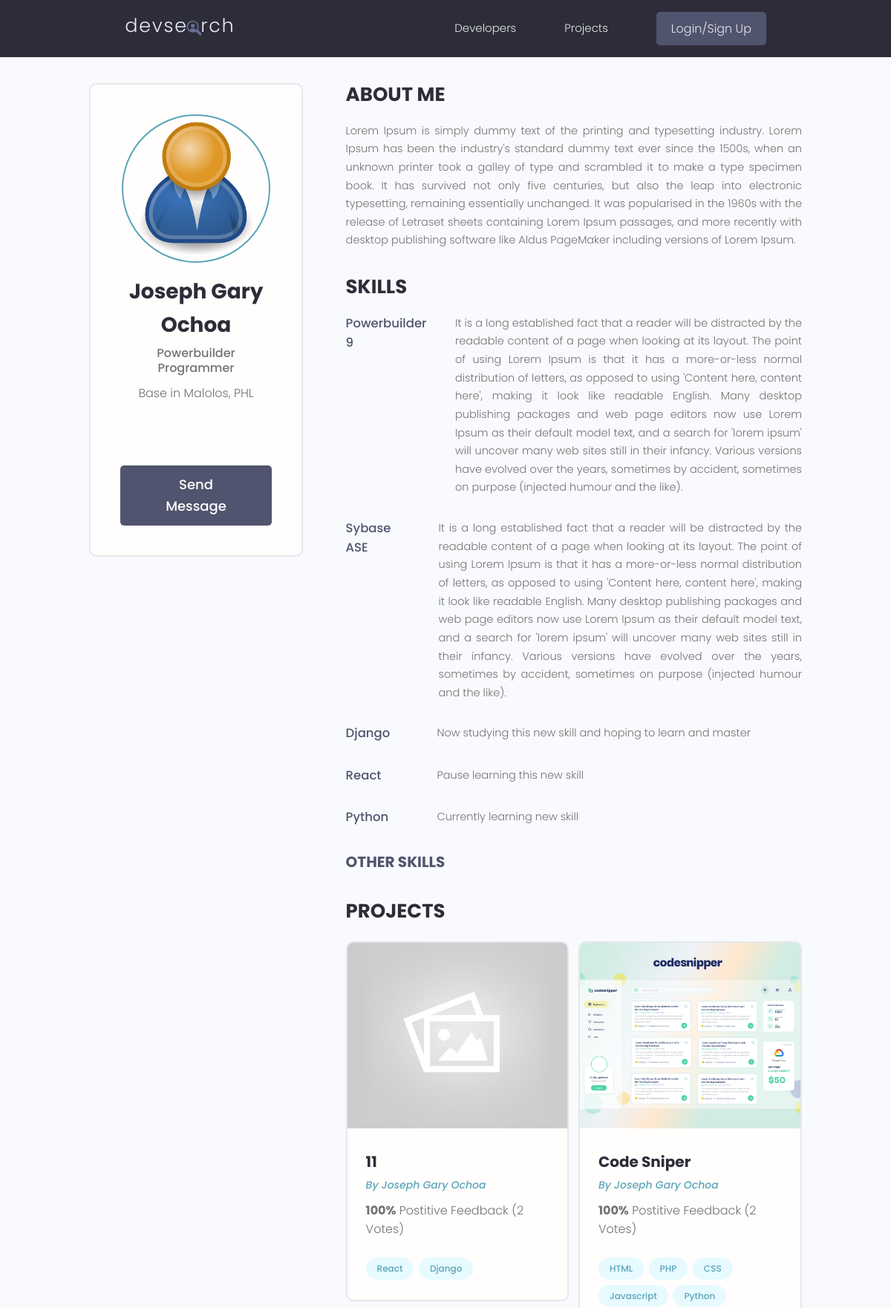
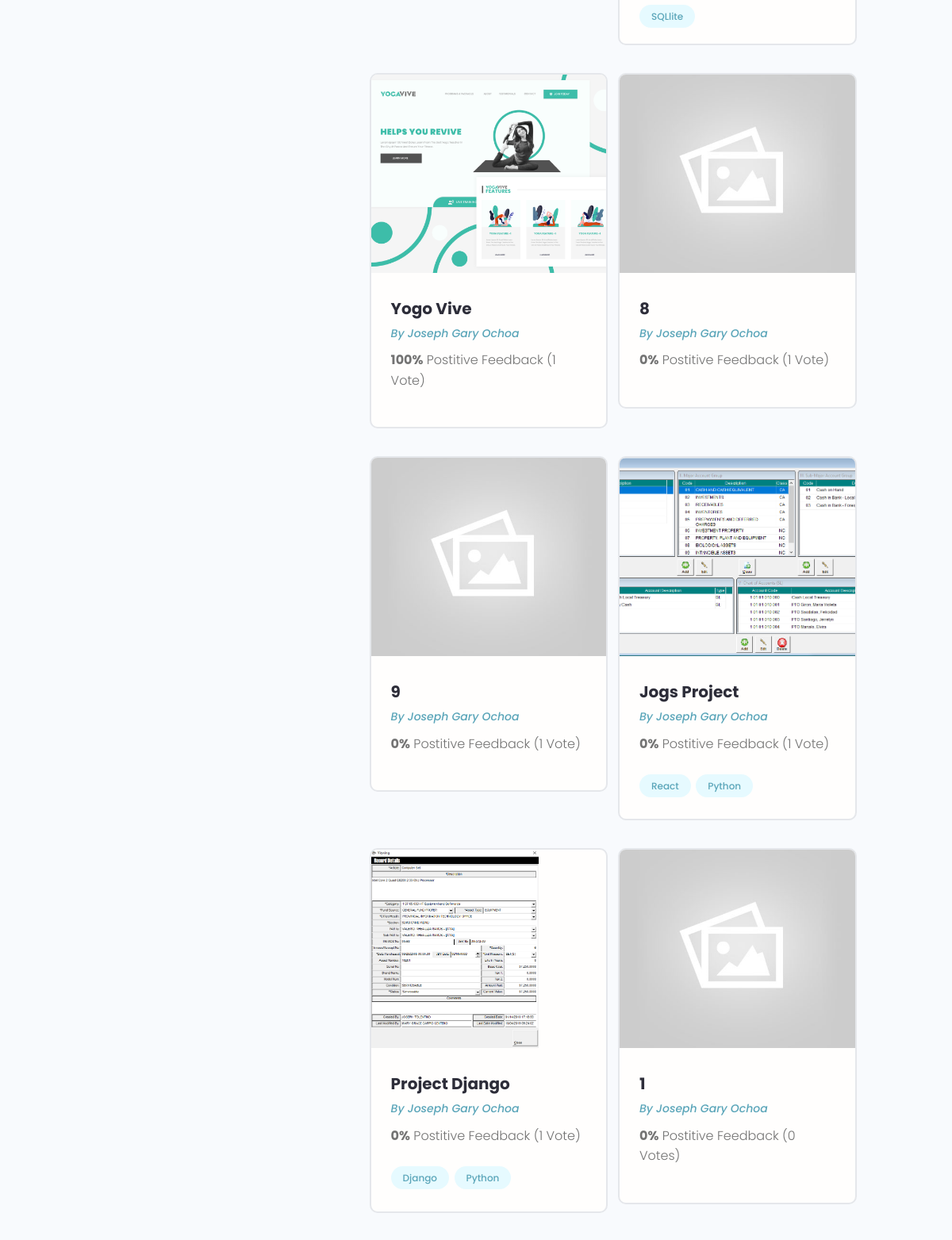
Page /profile/ff506b07-be8a-484d-8fc5-ccebfa3e2d2d/ (upper part) on the committed database (2 pictures, top to bottom).
### users/models.py (models this page shows, shortened)
class Profile(models.Model):
    user = models.OneToOneField( User, on_delete=models.CASCADE, blank=True, null=True)
    name = models.CharField(max_length=200, blank=True, null=True)
    email = models.EmailField(max_length=500, blank=True, null=True)
    username = models.CharField(max_length=200, blank=True, null=True)
    location = models.CharField(max_length=200, blank=True, null=True)
    short_intro = models.CharField(max_length=500, blank=True, null=True)
    bio = models.TextField(blank=True, null=True)
    profile_image = models.ImageField(blank=True, null=True, upload_to='profiles/', default='profiles/user-default.png')
    social_github = models.CharField(max_length=200, blank=True, null=True)
    social_twitter = models.CharField(max_length=200, blank=True, null=True)
    social_linkedin = models.CharField(max_length=200, blank=True, null=True)
    social_youtube = models.CharField(max_length=200, blank=True, null=True)
    social_website = models.CharField(max_length=200, blank=True, null=True)
    created = models.DateTimeField(auto_now_add=True)
    id = models.UUIDField(default=uuid.uuid4, unique=True,
                        primary_key=True, editable=False)
    class Meta:
        ordering = ['created']
    @property
    def imageURL(self):
        try:
            url = self.profile_image.url
        except:
            url = ''
        return url

class Skill(models.Model):
    owner = models.ForeignKey(Profile, blank=True, null=True, on_delete=models.CASCADE)
    name = models.CharField(max_length=200, blank=True, null=True)
    description = models.TextField(blank=True, null=True)
    created = models.DateTimeField(auto_now_add=True)
    id = models.UUIDField(default=uuid.uuid4, unique=True,
                        primary_key=True, editable=False)

### projects/models.py (models this page shows, shortened)
class Project(models.Model):
    owner = models.ForeignKey(Profile, null=True, blank=True, on_delete=models.CASCADE)
    title = models.CharField(max_length=200)
    description = models.TextField(null=True, blank=True)
    featured_image = models.ImageField(null=True, blank=True, default="default.jpg")
    demo_link = models.CharField(max_length=2000, null=True, blank=True)
    source_link = models.CharField(max_length=2000, null=True, blank=True)
    tags = models.ManyToManyField('Tag', blank=True)
    vote_total = models.IntegerField(default=0, null=True, blank=True)
    vote_ratio = models.IntegerField(default=0, null=True, blank=True)
    created = models.DateTimeField(auto_now_add=True)
    id = models.UUIDField(default=uuid.uuid4, unique=True,
                        primary_key=True, editable=False)
    class Meta:
        ordering = ['-vote_ratio', '-vote_total', 'title']
    @property
    def imageURL(self):
        try:
            url = self.featured_image.url
        except:
            url = ''
        return url

class Tag(models.Model):
    name = models.CharField(max_length=200)
    created = models.DateTimeField(auto_now_add=True)
    id = models.UUIDField(default=uuid.uuid4, unique=True,
                        primary_key=True, editable=False)
    def __str__(self):
        return self.name

### users/views.py (the view)
# urls.py: path('profile/<str:pk>/', views.userProfile, name='user-profile'),
def userProfile(request, pk):
    profile = Profile.objects.get(pk=pk)
    topSkills = profile.skill_set.exclude(description__exact="")
    otherSkills = profile.skill_set.filter(description="")
    context = {'profile':profile, 'topSkills':topSkills, 'otherSkills':otherSkills}
    return render(request, 'users/user-profile.html', context)

### users/templates/users/user-profile.html (shortened to what this page needs)
{% extends 'main.html' %}
{% block content %}
  <main class="profile my-md">
    <div class="container">
      <div class="layout">
        <div class="column column--1of3">
          <div class="card text-center">
            <div class="card__body dev">
              <img class="avatar avatar--xl" src="{{ profile.imageURL }}" />
              <h2 class="dev__name">{{profile.name}}</h2>
              <p class="dev__title">{{profile.short_intro}}</p>
              <p class="dev__location">Base in {{profile.location}}</p>
              <ul class="dev__social">
              </ul>
              {% if request.user.profile != profile %}
                <a href="{% url 'create-message' profile.id %}" class="btn btn--sub btn--lg">Send Message </a>
              {% endif %}
            </div>
          </div>
        </div>
        <div class="column column--2of3">
          <div class="devInfo">
            <h3 class="devInfo__title">About Me</h3>
            <p class="devInfo__about">{{profile.bio}}</p>
          </div>
          <div class="devInfo">
            <h3 class="devInfo__title">Skills</h3>
            <div class="devInfo__skills">
              {% for topSkill in topSkills %}
              <div class="devSkill">
                <h4 class="devSkill__title">{{topSkill.name}}</h4>
                <p class="devSkill__info">{{topSkill.description}}</p>
              </div>
              {% endfor %}
              <h3 class="devInfo__subtitle">Other Skills</h3>
            </div>
          </div>
          <div class="devInfo">
            <h3 class="devInfo__title">Projects</h3>
            <div class="grid grid--two">
              {% for project in profile.project_set.all %}
              <div class="column">
                <div class="card project">
                  <a href="{% url 'project' project.id %}" class="project">
                    <img class="project__thumbnail" src="{{project.imageURL}}" alt="project thumbnail" />
                    <div class="card__body">
                      <h3 class="project__title">{{project.title}}</h3>
                      <p><a class="project__author" href="{% url 'user-profile' profile.id %}">By {{project.owner.name}}</a></p>
                      <p class="project--rating">
                        <span style="font-weight: bold;">{{project.vote_ratio}}%</span> Postitive
                        Feedback ({{project.vote_total}} Vote{{project.vote_total|pluralize:"s"}})
                      </p>
                      <div class="project__tags">
                        {% for tag in project.tags.all %}
                        <span class="tag tag--pill tag--main">
                          <small>{{tag}}</small>
                        </span>
                        {% endfor %}
                      </div>
                    </div>
                  </a>
                </div>
              </div>
              {% endfor %}
            </div>
          </div>
        </div>
      </div>
    </div>
  </main>
    {% endblock content %}

### static/styles/app.css (style rules this page uses)
:root { --color-sub: #2d2d39; }
.btn--sub { background-color: var(--color-sub-light); }
.card { border: 2px solid var(--color-light); }
img { width: 100%; }
.profile .card > .dev { padding: 4rem; }
.dev__name { color: var(--color-sub); font-size: 2.8rem; font-weight: 700; margin-top: 1rem; margin-bottom: 0.5rem; }
.dev__title { font-size: 1.6rem; font-weight: 500; line-height: 1.3; }
.dev__location { margin-top: 1rem; }
.dev__social { margin: 3rem 0; list-style: none; display: flex; justify-content: center; gap: 1.5rem; }
.devInfo { margin-bottom: 3rem; }
.devInfo__title, .devInfo__subtitle { font-size: 2.6rem; color: var(--color-sub); text-transform: uppercase; font-weight: 700; margin-bottom: 1.5rem; }
.devInfo__subtitle { font-size: 2rem; color: var(--color-sub-light); }
.devInfo__about, .devSkill__info { font-size: 1.45rem; line-height: 1.7; text-align: justify; }
.devSkill { margin-bottom: 3rem; }
.devSkill__title { font-size: 1.65rem; font-weight: 500; color: var(--color-sub-light); }
@media screen and (min-width: 700px) { .devSkill { display: flex; justify-content: space-between; gap: 3rem; } }
@media screen and (min-width: 700px) { .devSkill__info { flex-basis: 80%; } }
.project__author { font-size: 1.4rem; font-style: italic; }
.project--rating { margin-bottom: 1.6em; margin-top: .5em; }
.project__thumbnail { height: 25rem; object-fit: cover; object-position: top center; }
.project__title { font-size: 2rem; font-weight: 700; color: var(--color-sub); }

### static/uikit/styles/modules/_variables.css (style rules this page uses)
:root { --color-main: #5aa5b9; --color-main-light: #e6faff; --color-sub: #3f4156; --color-sub-light: #51546e; --color-sub-lighter: #ededfd; --color-text: #737373; --color-gray: #8b8b8b; --color-light: #e5e7eb; --color-light-gray: #767676; --color-bg: #f8fafd; --color-white: #fffefd; --color-white-light: #f3f3f3; --color-success: #359e64; --color-success-bg: #def8e8; --color-error: #fc4b0b; --color-error-bg: #fff2ee; --font-base: 'Poppins', arial, helvetica, 'Segoe UI', roboto, ubuntu, sans-serif; --font-monospace: 'Fira Code', 'Courier New', courier, monospace; --font-regular: 300; --font-medium: 500; --font-bold: 700; --generic-shadow: 1px 1px 5px #00000010; --generic-transition: all 0.3s ease-in-out; }

### static/uikit/styles/modules/_base.css (style rules this page uses)
* { margin: 0; padding: 0; box-sizing: border-box; text-rendering: optimizeLegibility; color: inherit; font-size: inherit; }
html { font-size: 50%; }
@media only screen and (min-width: 480px) { html { font-size: 56.25%; } }
@media only screen and (min-width: 1200px) { html { font-size: 62.5%; } }
body { line-height: 1.6; font-weight: 400; font-size: 1.5rem; color: var(--color-text); background-color: var(--color-bg); min-height: 100vh; }

### static/uikit/styles/modules/_typography.css (style rules this page uses)
* { font-family: var(--font-base); }
h2 { font-size: 3.6rem; font-weight: var(--font-bold); }
h3 { font-size: 3.2rem; font-weight: var(--font-medium); }
h4 { font-size: 2.8rem; font-weight: var(--font-medium); }
p, span, strong { font-size: 1.6rem; color: var(--color-text); font-weight: var(--font-regular); }
a { padding-bottom: 2px; text-decoration: none; display: inline-block; color: var(--color-main); font-weight: var(--font-medium); }

### static/uikit/styles/modules/_utilities.css (style rules this page uses)
.container { width: 92%; max-width: 165rem; margin: 0 auto; box-sizing: border-box; }
@media screen and (min-width: 1000px) { .container { width: 90%; } }
@media screen and (min-width: 1200px) { .container { width: 80%; } }
.text-center { text-align: center; }
.my-md { margin: 3rem auto; }

### static/uikit/styles/modules/_avatar.css (style rules this page uses)
.avatar { border-radius: 50%; border: 2px solid var(--color-main); object-fit: cover; }
.avatar--xl { height: 20rem; width: 20rem; }

### static/uikit/styles/modules/_button.css (style rules this page uses)
.btn { display: inline-block; position: relative; cursor: pointer; background-color: var(--color-light); font-weight: var(--font-medium); color: var(--color-sub); text-decoration: none; padding: 1rem 2rem; border-radius: 0.5rem; border: none; width: -webkit-fit-content; width: -moz-fit-content; width: fit-content; height: -webkit-fit-content; height: -moz-fit-content; height: fit-content; font-size: 1.6rem; outline-width: 0; outline-color: transparent; -webkit-backface-visibility: hidden; backface-visibility: hidden; transition: all 0.3s ease-in-out; }
.btn--sub { background-color: var(--color-sub); color: var(--color-white); }
.btn--lg { font-size: 1.8rem; padding: 1.2rem 4.5rem; }

### static/uikit/styles/modules/_card.css (style rules this page uses)
.card { border-radius: 1rem; background-color: var(--color-white); border: 1.5px solid var(--color-light); width: auto; height: auto; margin-top: 0.5rem; margin-bottom: 0.5rem; overflow: hidden; }
.card__body, .card__header { padding: 2rem 2.5rem; }

### rows in the picture
Profile: imageURL (placeholder picture), name "Joseph Gary Ochoa", short_intro "Powerbuilder Programmer", location "Malolos, PHL", bio "Lorem Ipsum is simply dummy text of the printing and typesetting industry. Lorem Ipsum has been the industry's standard dummy text ever since the 1500s, when an unknown printer took a galley of type and scrambled it to make a type specimen book. It has survived not only five centuries, but also the leap into electronic typesetting, remaining essentially unchanged. It was popularised in the 1960s with the release of Letraset sheets containing Lorem Ipsum passages, and more recently with desktop publishing software like Aldus PageMaker including versions of Lorem Ipsum."
Skill: name "Powerbuilder 9", description "It is a long established fact that a reader will be distracted by the readable content of a page when looking at its layout. The point of using Lorem Ipsum is that it has a more-or-less normal distribution of letters, as opposed to using 'Content here, content here', making it look like readable English. Many desktop publishing packages and web page editors now use Lorem Ipsum as their default model text, and a search for 'lorem ipsum' will uncover many web sites still in their infancy. Various versions have evolved over the years, sometimes by accident, sometimes on purpose (injected humour and the like)."
Skill: name "Sybase ASE", description "It is a long established fact that a reader will be distracted by the readable content of a page when looking at its layout. The point of using Lorem Ipsum is that it has a more-or-less normal distribution of letters, as opposed to using 'Content here, content here', making it look like readable English. Many desktop publishing packages and web page editors now use Lorem Ipsum as their default model text, and a search for 'lorem ipsum' will uncover many web sites still in their infancy. Various versions have evolved over the years, sometimes by accident, sometimes on purpose (injected humour and the like)."
Skill: name "Django", description "Now studying this new skill and hoping to learn and master"
Skill: name "React", description "Pause learning this new skill"
Skill: name "Python", description "Currently learning new skill"
Project: imageURL (placeholder picture), title "11", owner.name "Joseph Gary Ochoa", vote_ratio "100", vote_total "2"
Tag: name "React"
Tag: name "Django"
Project: imageURL (picture), title "Code Sniper", owner.name "Joseph Gary Ochoa", vote_ratio "100", vote_total "2"
Tag: name "HTML"
Tag: name "PHP"
Tag: name "CSS"
Tag: name "Javascript"
Tag: name "Python"
Tag: name "SQLlite"
Project: imageURL (picture), title "Yogo Vive", owner.name "Joseph Gary Ochoa", vote_ratio "100", vote_total "1"
Project: imageURL (placeholder picture), title "8", owner.name "Joseph Gary Ochoa", vote_ratio "0", vote_total "1"
Project: imageURL (placeholder picture), title "9", owner.name "Joseph Gary Ochoa", vote_ratio "0", vote_total "1"
Project: imageURL (picture), title "Jogs Project", owner.name "Joseph Gary Ochoa", vote_ratio "0", vote_total "1"
Project: imageURL (picture), title "Project Django", owner.name "Joseph Gary Ochoa", vote_ratio "0", vote_total "1"
Project: imageURL (placeholder picture), title "1", owner.name "Joseph Gary Ochoa", vote_ratio "0", vote_total "0"
